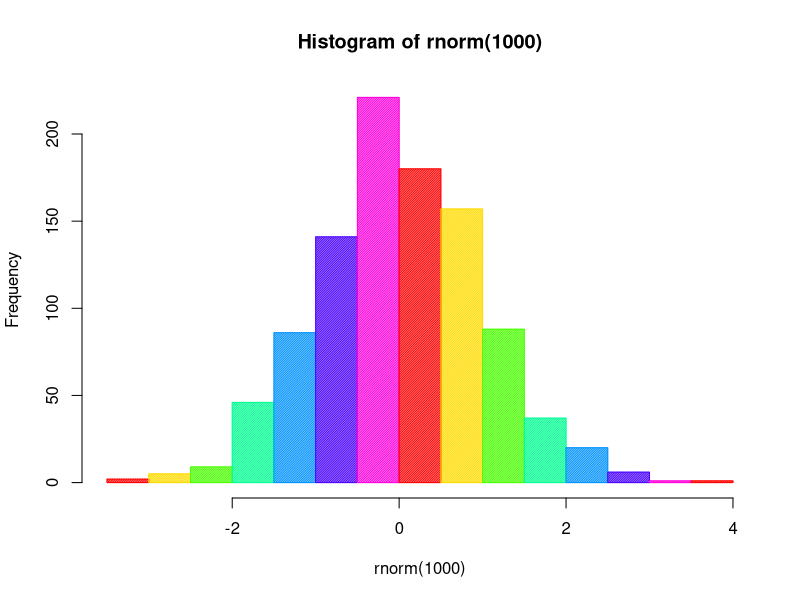

Write the R code that produced this figure.
## ---- chunk 1
hist(rnorm(1000), col=rainbow(7), angle=45, density=80)
